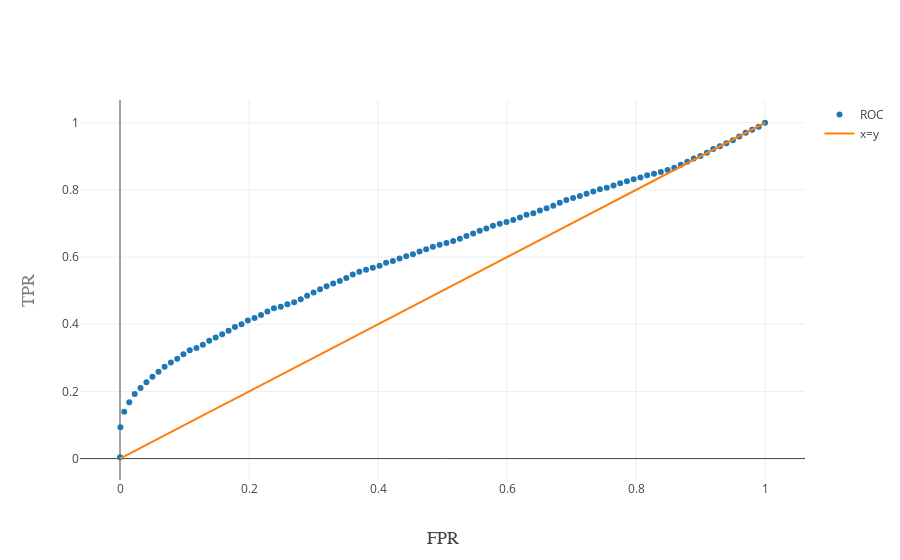

Notebook code for this chart:
### Markdown cell above
Make an ROC curve for one simulation condition and one method

### Code cell
iplot(makeROC('1bcsR', False, True, ""))
